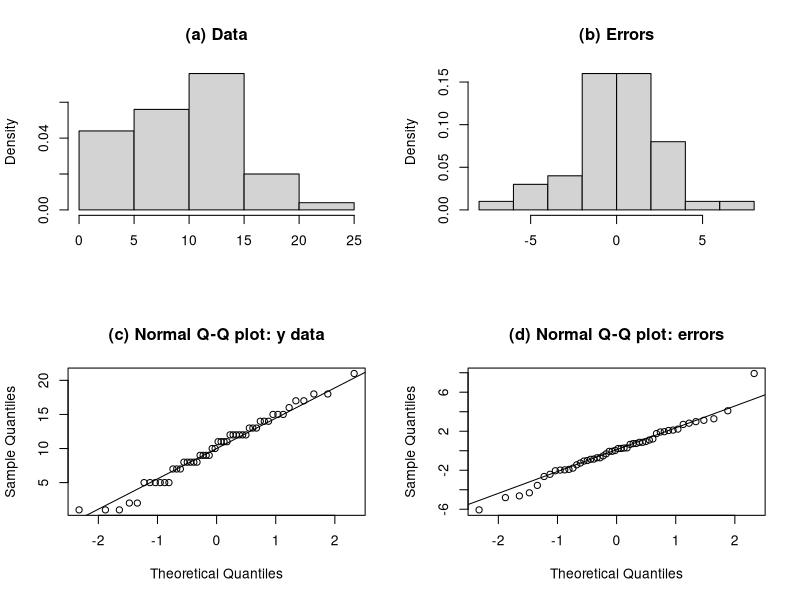

Generate this figure with R:
# Normal data vs. normal errors
# Yvonne Buckley 03 July 2014
# script for reproducing Fig. 6.1 
# No input files
# No output files (figures are produced within R session)

# Note that the random numbers are different each 
# time so your fig will look different, run it a few times to see how different 
# sets of random numbers look. change the sample size to see how assessment of 
# normality holds up at lower sample sizes (hint: can be very difficult to assess
# at low sample sizes)

min_size<-0.01; max_size=3
int<-0
slope<-5
# choose 100 random numbers between min and max sizes
x_sim<-runif(50,min_size,max_size)

# generate simulated y-values from the Normal distribution,
# with a mean equal to the fitted relationship
# and a  constant standard deviation
# the sd does not change with the fitted values, it is constant.
# The errors of this relationship will be normally distributed,
# with constant variance and with a mean=0
y_sim_norm<-rnorm(length(x_sim), int + slope * x_sim, sd=1.5)
y_sim_norm <- rpois(length(x_sim), int + slope * x_sim)

lm_norm<-lm(y_sim_norm~x_sim)
summary(lm_norm)
# linear model of the y data based on the explanatory x data

y_errs_norm<-residuals(lm_norm)
# the errors are the residuals from the linear model

par(mfrow=c(2,2))
hist(y_sim_norm, freq=F, main="(a) Data", xlab="", col="lightgrey")
hist(y_errs_norm, freq=F, main="(b) Errors", xlab="", col="lightgrey")
qqnorm(y_sim_norm, main="(c) Normal Q-Q plot: y data"); qqline(y_sim_norm)
qqnorm(y_errs_norm, main="(d) Normal Q-Q plot: errors"); qqline(y_errs_norm)
# See Fig. 6.1